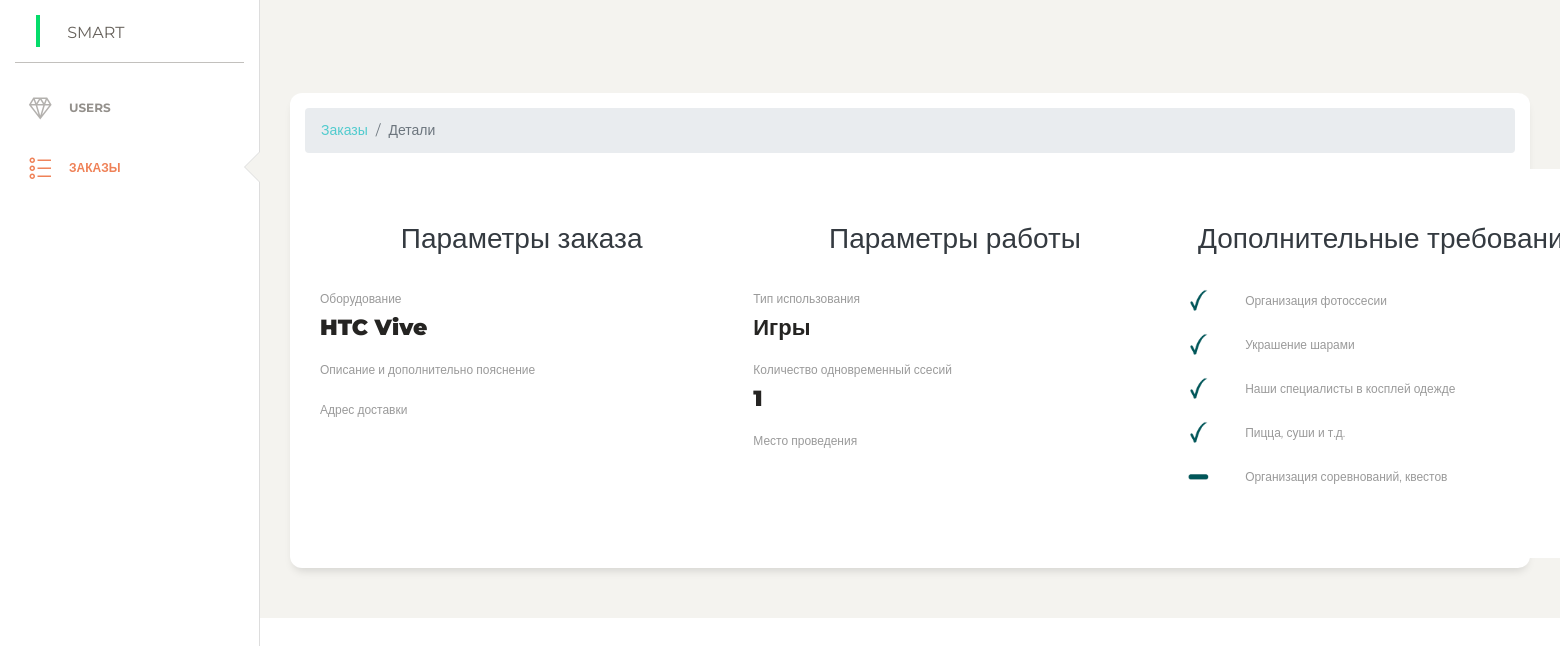
The page /admin/modules/order-details-vr.php?id=49&user_id=1 on the database its author committed.
### tables this page shows
CREATE TABLE `orders_vr` (
  `id` int(11) NOT NULL,
  `user_id` int(11) NOT NULL,
  `equi` varchar(255) NOT NULL,
  `description` varchar(255) NOT NULL,
  `use_type` varchar(255) NOT NULL,
  `quantity` varchar(255) NOT NULL,
  `place` varchar(255) NOT NULL,
  `photo` varchar(255) NOT NULL DEFAULT '0',
  `balls` varchar(255) NOT NULL DEFAULT '0',
  `clothes` varchar(255) NOT NULL DEFAULT '0',
  `eat` varchar(255) NOT NULL DEFAULT '0',
  `quest` varchar(255) NOT NULL DEFAULT '0',
  `status` varchar(255) NOT NULL DEFAULT 'Новый',
  `category_id` int(11) NOT NULL,
  `data_create` datetime NOT NULL DEFAULT current_timestamp(),
  `address` text NOT NULL
);

### admin/modules/order-details-vr.php (the view, shortened to what this page needs)
<?php
include $_SERVER['DOCUMENT_ROOT']."../config/db.php";
$sql = "SELECT * FROM `orders_vr` WHERE `id` ='" . $_GET['id'] . "' AND `user_id` = '" . $_GET['user_id'] . "' ORDER BY `use_type`";
$result = $conn->query($sql);
$row = mysqli_fetch_assoc($result);
?>
<?php include $_SERVER['DOCUMENT_ROOT']."./admin/parts/header.php"; ?>
      <div class="content">
        <div class="row">
          <div class="col-md-12">
            <div class="card">
                        <div class="card-body">
                                <nav aria-label="breadcrumb">
                                  <ol class="breadcrumb">
                                  <li class="breadcrumb-item"><a href="/admin/modules/orders.php">Заказы</a></li>
                                    <li class="breadcrumb-item active" aria-current="page">Детали</li>
                                  </ol>
                                </nav>
                                 <div class="container-fluid" id="form-service" style="padding-top: 50px; padding-bottom: 50px; background-color: #fff; width: 1300px;">
  <form method="POST">
		<div class="row">
			<div id="form-text" class="col">
				<h3 class="text-center text-dark h3">Параметры заказа</h3>
				  <div  class="form-group">
				    <label for="equi">Оборудование</label>
					<h5 class="text-dark-h3" > <?php echo $row['equi'] ?></h5>
				  </div>
				  <div class="form-group">
				    <label for="description">Описание и дополнительно пояснение</label>
				  </div>
				  <div class="form-group">
					<label for="document">Адрес доставки</label>
				  </div>
			</div>
			<div id="form-text" class="col">
				<h3 class="text-center text-dark h3">Параметры работы</h3>
				<div class="form-group">
					<label for="model">Тип использования</label>
					<h5 class="text-dark-h3" > <?php echo $row['use_type'] ?></h5>
				</div>
				<div class="form-group">
					<label for="model">Количество одновременный ссесий</label>
					<h5 class="text-dark-h3" > <?php echo $row['quantity'] ?></h5>
				</div>
				<div class="form-group">
					<label for="model">Место проведения</label>
				</div>
			</div>
			<div class="col">
				<h3 class="text-center text-dark h3">Дополнительные требования</h3>
				<div id="other">
				<div class="form-group">
						<div class="form-check form-check-inline">
						<?php
							if ($row['photo']=1) {
								?>
								<img src="../../assets/img/square-check.png">
								<?php
							} else {
								?>
								<img src="../../assets/img/square-line.png">
								<?php
							}
						?>
						<label class="form-check-label" for="inlineCheckbox1">Организация фотоссесии</label>
						</div>
					</div>
					<div class="form-group">
						<div class="form-check form-check-inline">
						<?php
							if ($row['balls']=1) {
								?>
								<img src="../../assets/img/square-check.png">
								<?php
							} else {
								?>
								<img src="../../assets/img/square-line.png">
								<?php
							}
						?>
							<label class="form-check-label" for="inlineCheckbox1">Украшение шарами</label>
						</div>
					</div>
					<div class="form-group">
						<div class="form-check form-check-inline">
						<?php
							if ($row['clothes']=1) {
								?>
								<img src="../../assets/img/square-check.png">
								<?php
							} else {
								?>
								<img src="../../assets/img/square-line.png">
								<?php
							}
						?>
							<label class="form-check-label" for="inlineCheckbox1">Наши специалисты в косплей одежде</label>
						</div>
					</div>
					<div class="form-group">
						<div class="form-check form-check-inline">
						<?php
							if ($row['eat']=1) {
								?>
								<img src="../../assets/img/square-check.png">
								<?php
							} else {
								?>
								<img src="../../assets/img/square-line.png">
								<?php
							}
						?>
							<label class="form-check-label" for="inlineCheckbox1">Пицца, суши и т.д.</label>
						</div>
					</div>
					<div class="form-group">
						<div class="form-check form-check-inline">
						<?php
							if ($row['quest']=0) {
								?>
								<img src="../../assets/img/square-check.png">
								<?php
							} else {
								?>
								<img src="../../assets/img/square-line.png">
								<?php
							}
						?>
							<label class="form-check-label" for="inlineCheckbox1">Организация соревнований, квестов</label>
						</div>
					</div>
				</div>
			</div>
		</div>
	</form>
</div>
                        </div>
            </div>
          </div>
      </div>
  </div>
<?php include $_SERVER['DOCUMENT_ROOT']."./admin/parts/footer.php"; ?>

### admin/assets/css/new.css (style rules this page uses)
#form-service { padding-top: 150px; background-color: #1111112b; }
#form-text .text-dark-h3 { font-weight: 900; }
#other img { width: 6%; }

### rows shown on the page
orders_vr: equi "HTC Vive", use_type "Игры", quantity "1"
